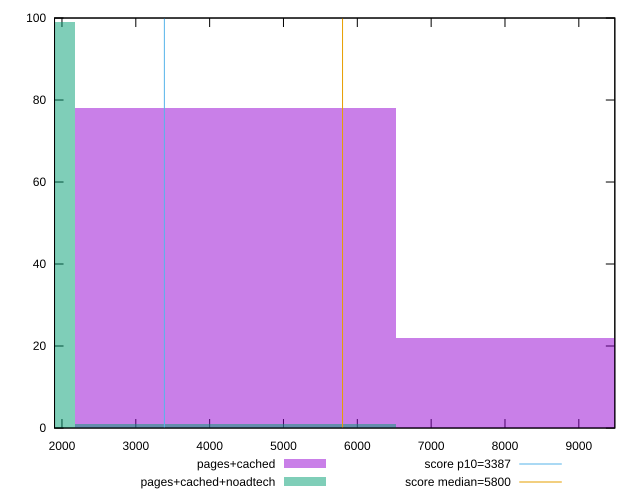

Write gnuplot code to recreate this figure.
reset

$pagesCached <<EOF
8698.03511309093 22
4349.017556545465 78
EOF

$pagesCachedNoadtech <<EOF
4349.017556545465 1
0 99
EOF

set key outside below
set boxwidth 4349.017556545465
set xrange [1899.3210000000001:9487.57685572942]
set yrange [0:100]
set trange [0:100]
set style fill transparent solid 0.5 noborder

set parametric
set terminal svg size 640, 500 enhanced background rgb 'white'
set output "report_00026_2021-02-22T21:38:55.199Z/speed-index/comparison/histogram/1_vs_2.svg"

plot $pagesCached title "pages+cached" with boxes, \
     $pagesCachedNoadtech title "pages+cached+noadtech" with boxes, \
     3387,t title "score p10=3387", \
     5800,t title "score median=5800"

reset
